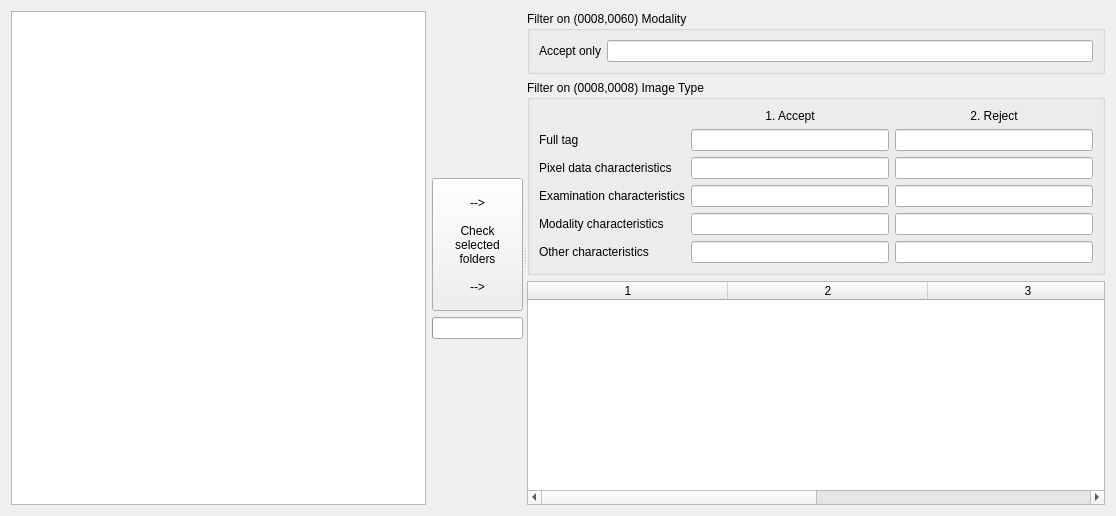
<?xml version="1.0" encoding="UTF-8"?>
<ui version="4.0">
 <class>DICOMPredictorUI</class>
 <widget class="QWidget" name="DICOMPredictorUI">
  <property name="geometry">
   <rect>
    <x>0</x>
    <y>0</y>
    <width>1116</width>
    <height>516</height>
   </rect>
  </property>
  <property name="windowTitle">
   <string>DICOM block checker</string>
  </property>
  <layout class="QVBoxLayout" name="verticalLayout_2">
   <item>
    <widget class="QSplitter" name="splitter">
     <property name="orientation">
      <enum>Qt::Horizontal</enum>
     </property>
     <widget class="QWidget" name="widget" native="true">
      <property name="sizePolicy">
       <sizepolicy hsizetype="Preferred" vsizetype="Preferred">
        <horstretch>0</horstretch>
        <verstretch>0</verstretch>
       </sizepolicy>
      </property>
      <layout class="QGridLayout" name="gridLayout">
       <property name="margin">
        <number>0</number>
       </property>
       <item row="0" column="0" rowspan="4">
        <widget class="QTreeView" name="dirView">
         <property name="alternatingRowColors">
          <bool>true</bool>
         </property>
         <property name="selectionMode">
          <enum>QAbstractItemView::ExtendedSelection</enum>
         </property>
         <property name="sortingEnabled">
          <bool>true</bool>
         </property>
        </widget>
       </item>
       <item row="3" column="1">
        <spacer name="verticalSpacer_2">
         <property name="orientation">
          <enum>Qt::Vertical</enum>
         </property>
         <property name="sizeHint" stdset="0">
          <size>
           <width>20</width>
           <height>40</height>
          </size>
         </property>
        </spacer>
       </item>
       <item row="0" column="1">
        <spacer name="verticalSpacer">
         <property name="orientation">
          <enum>Qt::Vertical</enum>
         </property>
         <property name="sizeHint" stdset="0">
          <size>
           <width>20</width>
           <height>144</height>
          </size>
         </property>
        </spacer>
       </item>
       <item row="1" column="1" colspan="2">
        <widget class="QToolButton" name="button">
         <property name="sizePolicy">
          <sizepolicy hsizetype="Preferred" vsizetype="Fixed">
           <horstretch>0</horstretch>
           <verstretch>0</verstretch>
          </sizepolicy>
         </property>
         <property name="text">
          <string>
--&gt;

Check
selected
folders

--&gt;
</string>
         </property>
        </widget>
       </item>
       <item row="2" column="1" colspan="2">
        <widget class="QProgressBar" name="progressBar">
         <property name="minimum">
          <number>0</number>
         </property>
         <property name="maximum">
          <number>1</number>
         </property>
         <property name="value">
          <number>-1</number>
         </property>
         <property name="format">
          <string>%v / %m</string>
         </property>
        </widget>
       </item>
      </layout>
     </widget>
     <widget class="QWidget" name="widget_2" native="true">
      <layout class="QVBoxLayout" name="verticalLayout">
       <item>
        <widget class="QGroupBox" name="groupBox_2">
         <property name="title">
          <string>Filter on (0008,0060) Modality</string>
         </property>
         <layout class="QGridLayout" name="gridLayout_3">
          <item row="0" column="0">
           <widget class="QLabel" name="label_3">
            <property name="text">
             <string>Accept only</string>
            </property>
           </widget>
          </item>
          <item row="0" column="1">
           <widget class="QLineEdit" name="edtModalityAccept"/>
          </item>
         </layout>
        </widget>
       </item>
       <item>
        <widget class="QGroupBox" name="groupBox">
         <property name="title">
          <string>Filter on (0008,0008) Image Type</string>
         </property>
         <layout class="QGridLayout" name="gridLayout_2">
          <item row="0" column="1">
           <widget class="QLabel" name="label">
            <property name="text">
             <string>1. Accept</string>
            </property>
            <property name="alignment">
             <set>Qt::AlignCenter</set>
            </property>
           </widget>
          </item>
          <item row="0" column="2">
           <widget class="QLabel" name="label_2">
            <property name="text">
             <string>2. Reject</string>
            </property>
            <property name="alignment">
             <set>Qt::AlignCenter</set>
            </property>
           </widget>
          </item>
          <item row="1" column="0">
           <widget class="QLabel" name="label_4">
            <property name="text">
             <string>Full tag</string>
            </property>
           </widget>
          </item>
          <item row="1" column="1">
           <widget class="QLineEdit" name="edtITAccept"/>
          </item>
          <item row="1" column="2">
           <widget class="QLineEdit" name="edtITReject"/>
          </item>
          <item row="2" column="0">
           <widget class="QLabel" name="label_5">
            <property name="text">
             <string>Pixel data characteristics</string>
            </property>
           </widget>
          </item>
          <item row="2" column="1">
           <widget class="QLineEdit" name="edtITPixelDataAccept"/>
          </item>
          <item row="2" column="2">
           <widget class="QLineEdit" name="edtITPixelDataReject"/>
          </item>
          <item row="3" column="0">
           <widget class="QLabel" name="label_6">
            <property name="text">
             <string>Examination characteristics</string>
            </property>
           </widget>
          </item>
          <item row="3" column="1">
           <widget class="QLineEdit" name="edtITExaminationAccept"/>
          </item>
          <item row="3" column="2">
           <widget class="QLineEdit" name="edtITExaminationReject"/>
          </item>
          <item row="4" column="0">
           <widget class="QLabel" name="label_7">
            <property name="text">
             <string>Modality characteristics</string>
            </property>
           </widget>
          </item>
          <item row="4" column="1">
           <widget class="QLineEdit" name="edtITModalityAccept"/>
          </item>
          <item row="4" column="2">
           <widget class="QLineEdit" name="edtITModalityReject"/>
          </item>
          <item row="5" column="0">
           <widget class="QLabel" name="label_8">
            <property name="text">
             <string>Other characteristics</string>
            </property>
           </widget>
          </item>
          <item row="5" column="1">
           <widget class="QLineEdit" name="edtITOtherAccept"/>
          </item>
          <item row="5" column="2">
           <widget class="QLineEdit" name="edtITOtherReject"/>
          </item>
         </layout>
        </widget>
       </item>
       <item>
        <widget class="QTableWidget" name="resultsView">
         <property name="sizePolicy">
          <sizepolicy hsizetype="Preferred" vsizetype="Expanding">
           <horstretch>1</horstretch>
           <verstretch>0</verstretch>
          </sizepolicy>
         </property>
         <property name="editTriggers">
          <set>QAbstractItemView::NoEditTriggers</set>
         </property>
         <property name="alternatingRowColors">
          <bool>true</bool>
         </property>
         <property name="selectionMode">
          <enum>QAbstractItemView::SingleSelection</enum>
         </property>
         <property name="selectionBehavior">
          <enum>QAbstractItemView::SelectRows</enum>
         </property>
         <property name="showGrid">
          <bool>false</bool>
         </property>
         <property name="cornerButtonEnabled">
          <bool>false</bool>
         </property>
         <property name="columnCount">
          <number>4</number>
         </property>
         <attribute name="horizontalHeaderDefaultSectionSize">
          <number>200</number>
         </attribute>
         <column/>
         <column/>
         <column/>
         <column/>
        </widget>
       </item>
      </layout>
      <zorder>groupBox</zorder>
      <zorder>resultsView</zorder>
      <zorder>groupBox_2</zorder>
     </widget>
    </widget>
   </item>
  </layout>
 </widget>
 <resources/>
 <connections/>
</ui>
